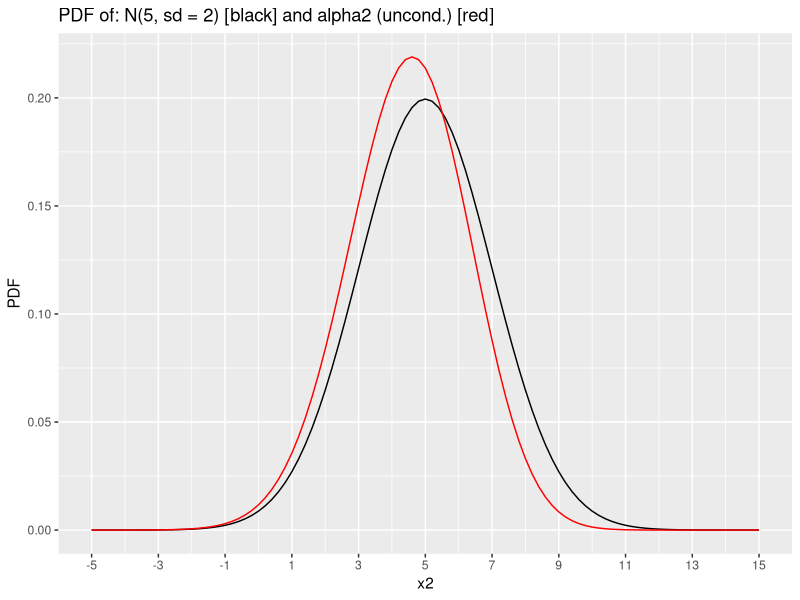

Here is the R script that generated this plot:
## ---- chunk 1
library(ggplot2)
knitr::opts_chunk$set(echo = TRUE)
## ---- chunk 2
    f <- function(x2, mu1 = 8, mu2 = 5, sd1 = 2, sd2 = 2) {
      phi <- dnorm
      Phi <- pnorm
      to_integrate <- function(x1, mu1, mu2, sd1, sd2) {
        phi((x1 - mu1) / sd1) / Phi((x1 - mu2) / sd2)
      }
      intgrl <- integrate(
        to_integrate,
        lower = x2, upper = Inf,
        mu1 = mu1, mu2 = mu2, sd1 = sd1, sd2 = sd2
      )
      1 / (sd1 * sd2) * phi((x2 - mu2) / sd2) * intgrl$value
    }
    f <- Vectorize(f)
    
    ggplot() +
      geom_function(fun = dnorm, colour = "black", args = list(mean = 5, sd = 2)) +
      geom_function(fun = f, colour = "red") +
      scale_x_continuous(breaks = seq(-5, 15, 2), limits = c(-5, 15)) +
      xlab("x2") +
      ylab("PDF") +
      ggtitle("PDF of: N(5, sd = 2) [black] and alpha2 (uncond.) [red]")
    
    optimize(f, interval = c(1, 7), maximum = TRUE)
## ---- chunk 3
dose_grid <- c(5, 15, 45, 70, 100, 220, 300, 600, 1000, 1800, 4000, 10000, 16000)

x <- c(
  rep(5, 1),
  rep(15, 4),
  rep(45, 5),
  rep(70, 5),
  rep(100, 5),
  rep(220, 8),
  rep(300, 6),
  rep(600, 15),
  rep(1000, 8),
  rep(1800, 9),
  rep(4000, 10),
  rep(10000, 14),
  rep(16000, 2)
)

y <- c(
  rep(0, 1),
  rep(0, 4),
  rep(0, 5),
  rep(0, 5),
  rep(0, 5),
  rep(0, 7), 1,
  rep(0, 5), 1,
  rep(0, 10), 1, 1, 1, 1, 1,
  rep(0, 5), 1, 1, 1,
  rep(0, 8), 1,
  rep(0, 8), 1, 1,
  rep(0, 10), 1, 1, 1, 1,
  rep(1, 1),
  rep(2, 1)
)
